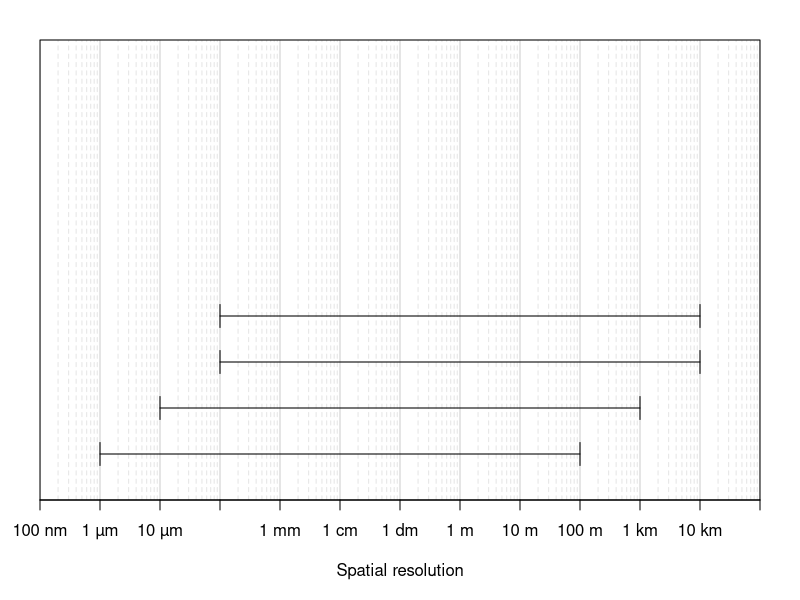

The R script that drew this image:
## ---- chunk 1
#| label: fig-resolutions
#| fig-cap: "Resolutions of x different sensors cross represented with the different spatial scales of MPB"
#| out.width: "100%"
#| cache: false
#| echo: false
#| eval: true
#| warning: false

xmin = -7
xmax = 5

ymin = 0
ymax = 1

par(mar = c(5,2,2,2))

plot(c(),c(),xlab = "Spatial resolution",ylab = "",xaxt="n",yaxt="n",xlim=c(xmin,xmax),ylim = c(ymin,ymax),xaxs="i",yaxs="i")

X = 10^(seq(xmin,xmax))

for(x in X){
  lines(log10(c(x,x)),c(ymin,ymax),lty=1,col=rgb(0,0,0,0.2))
}

for(x in c(2*X,3*X,4*X,5*X,6*X,7*X,8*X,9*X)){
  lines(log10(c(x,x)),c(ymin,ymax),lty=2,col=rgb(0,0,0,0.1))
}

axis(1,at=log10(X),labels = c("100 nm","1 µm","10 µm","100 µm","1 mm","1 cm","1 dm","1 m","10 m","100 m","1 km","10 km","100 km"))

plot_sensor <- function(xmin_sensor,xmax_sensor,y,size_branche){
  lines(c(xmin_sensor,xmax_sensor),c(y,y))
  lines(c(xmin_sensor,xmin_sensor),c(y-size_branche/2,y+size_branche/2))
  lines(c(xmax_sensor,xmax_sensor),c(y-size_branche/2,y+size_branche/2))
}

plot_sensor(-6,2,0.1,0.05)
plot_sensor(-5,3,0.2,0.05)
plot_sensor(-4,4,0.3,0.05)
plot_sensor(-4,4,0.4,0.05)
